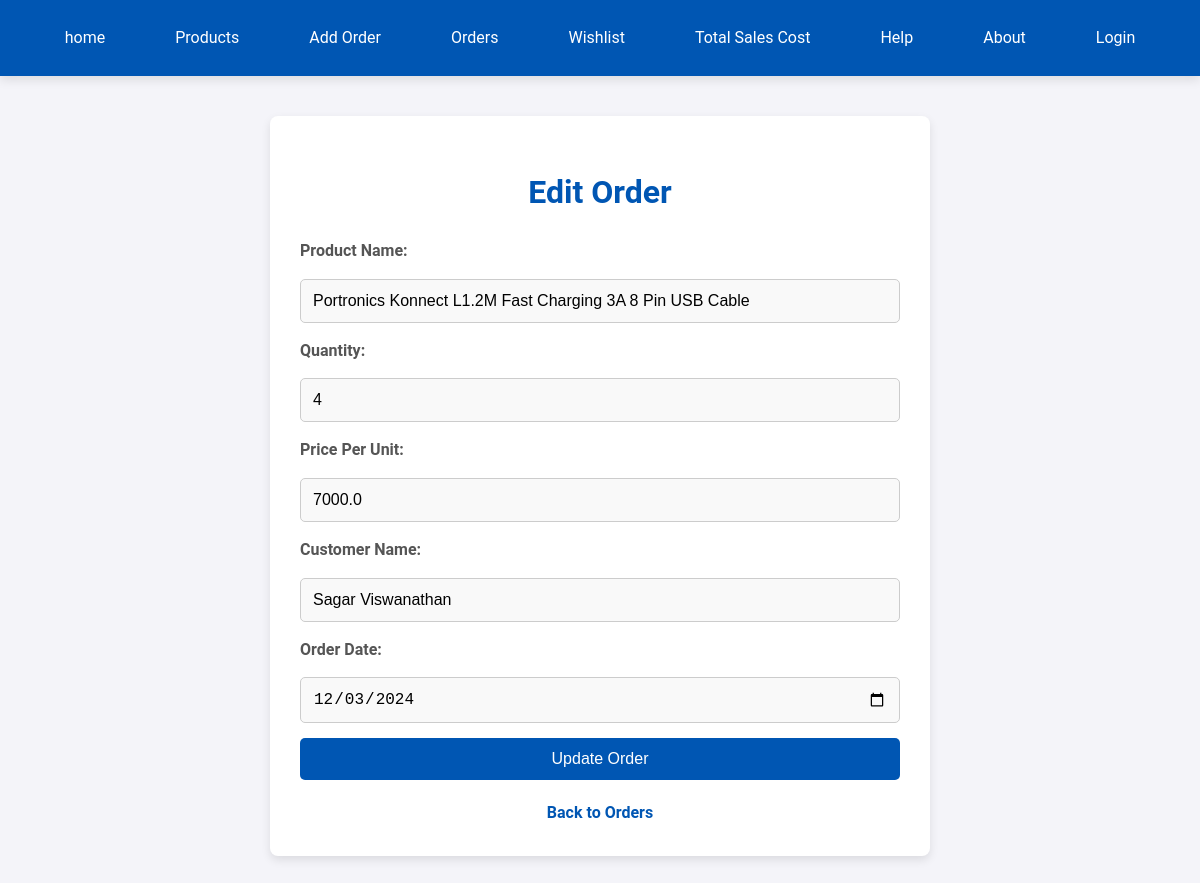
The page /update_order/7 on the database its author committed.
### models/order.py (models this page shows, shortened)
class Order(db.Model):
    __tablename__ = 'orders'  # This specifies the table name
    id = db.Column(db.Integer, primary_key=True)  # Primary Key
    product_name = db.Column(db.String(100), nullable=False)  # Product name
    quantity = db.Column(db.Integer, nullable=False)  # Quantity of products
    price_per_unit = db.Column(db.Float, nullable=False)  # Price per unit
    total_price = db.Column(db.Float, nullable=False)  # Total price (calculated field)
    customer_name = db.Column(db.String(100), nullable=False)  # Customer's name
    order_date = db.Column(db.String(100), nullable=False)  # Date of the order

### app.py (the view, shortened to what this page needs)
@app.route('/update_order/<int:id>', methods=['GET', 'POST'])
def update_order(id):
    order = Order.query.get_or_404(id)
    return render_template('update_order.html', order=order)

### templates/update_order.html (shortened to what this page needs)
<!DOCTYPE html>
<html lang="en">
<head>
</head>
<body>
    <nav>
        <a href="/">home</a>
        <a href="/products">Products</a>
        <a href="/add_orders">Add Order</a>
        <a href="/orders">Orders</a>
        <a href="/wishlist">Wishlist</a>
        <a href="/cost">Total Sales Cost</a>
        <a href="/help">Help</a>
        <a href="/about">About</a>
        <a href="/login">Login</a>
    </nav>
    <div class="container">
        <h1>Edit Order</h1>
        <form method="POST">
            <label for="product_name">Product Name:</label>
            <input
                type="text"
                id="product_name"
                name="product_name"
                value="{{ order.product_name }}"
                required
                placeholder="Enter product name"
            >
            <label for="quantity">Quantity:</label>
            <input
                type="number"
                id="quantity"
                name="quantity"
                value="{{ order.quantity }}"
                required
                placeholder="Enter quantity"
            >
            <label for="price_per_unit">Price Per Unit:</label>
            <input
                type="number"
                step="0.01"
                id="price_per_unit"
                name="price_per_unit"
                value="{{ order.price_per_unit }}"
                required
                placeholder="Enter price per unit"
            >
            <label for="customer_name">Customer Name:</label>
            <input
                type="text"
                id="customer_name"
                name="customer_name"
                value="{{ order.customer_name }}"
                required
                placeholder="Enter customer name"
            >
            <label for="order_date">Order Date:</label>
            <input
                type="date"
                id="order_date"
                name="order_date"
                value="{{ order.order_date }}"
                required
            >
            <button type="submit">Update Order</button>
        </form>
        <a class="back-link" href="/orders">Back to Orders</a>
    </div>
</body>
</html>

### templates/update_order.html (style rules this page uses)
body { margin: 0; font-family: 'Roboto', Arial, sans-serif; background-color: #f4f4f9; color: #333; line-height: 1.6; }
h1 { color: #0056b3; font-size: 2rem; margin-bottom: 20px; text-align: center; }
a { color: #0056b3; text-decoration: none; }
nav { background-color: #0056b3; padding: 15px 0; display: flex; justify-content: center; box-shadow: 0 4px 10px rgba(0, 0, 0, 0.1); }
nav a { color: white; margin: 0 20px; font-size: 16px; padding: 10px 15px; border-radius: 5px; transition: background 0.3s ease; }
.container { max-width: 600px; margin: 40px auto; padding: 30px; background-color: #fff; border-radius: 8px; box-shadow: 0 4px 10px rgba(0, 0, 0, 0.1); }
form { display: flex; flex-direction: column; gap: 15px; }
label { font-weight: bold; font-size: 16px; color: #555; }
input { padding: 12px; font-size: 16px; border: 1px solid #ccc; border-radius: 5px; transition: border-color 0.3s ease; background-color: #f9f9f9; }
button { background-color: #0056b3; color: white; padding: 12px 20px; font-size: 16px; border: none; border-radius: 5px; cursor: pointer; transition: background 0.3s ease; }
.back-link { display: block; text-align: center; margin-top: 20px; font-size: 16px; font-weight: bold; color: #0056b3; text-decoration: none; transition: color 0.3s ease; }

### rows shown on the page
Order: product_name "Portronics Konnect L1.2M Fast Charging 3A 8 Pin USB Cable", quantity "4", price_per_unit "7000.0", customer_name "Sagar Viswanathan", order_date "12/03/2024"
